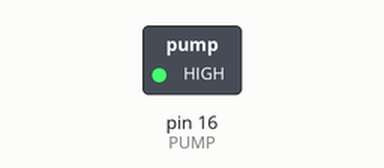
Bench run of a sketch on a simulated Arduino Uno, built with avr-gcc and run on an emulated ATmega328P. Shown: switched loads named in the sketch (green lamp = pin HIGH). Dashed ring = blinking.

Above: at 0.5 s.
Timing chart, 0 to 4.6 s (numbered marks = the images above):
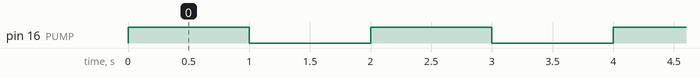

The sketch:

PUMP.ino
```cpp
// в примере насос подключен к реле MGR-2: https://github.com/MAKblC/Codes/tree/master/MGR-2

#define PUMP 16

void setup() {
  // пины реле на выход
  pinMode(PUMP, OUTPUT);
}

void loop() {
  digitalWrite(PUMP, HIGH);
  delay(1000);
  digitalWrite(PUMP, LOW);
  delay(1000);
}
```

Measured:
- by itself, pin 16 (PUMP): alternates HIGH for 1.0 s and LOW for 1.0 s
